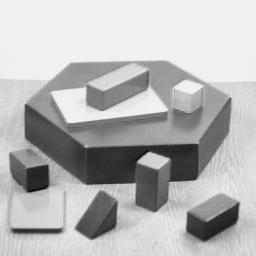
//> input picture ai_lab_week9/opencv_essentials_book/blox.png, 256 x 256 px
$ ./matchingAKAZE   (built with g++ and OpenCV 4)
//> lines starting //> are read from the running program, lines starting //| are printed output that depends on the picture
#include <iostream>
#include "opencv2/core.hpp"
#include "opencv2/features2d.hpp"
#include "opencv2/highgui.hpp"

using namespace cv;
using namespace std;

int main(int argc, char *argv[])
{
  Mat img_orig = imread(argc > 1 ? argv[1] : "../blox.png",      IMREAD_GRAYSCALE);
//> img_orig is the input picture: 256 rows x 256 cols, CV_8UC1; min 0, max 252, mean 182.8
  Mat img_cam  = imread(argc > 2 ? argv[2] : "../blox_crop.png", IMREAD_GRAYSCALE);
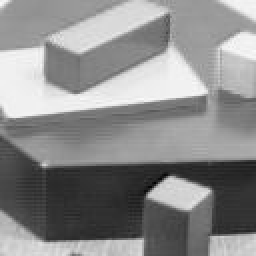
//> input picture ai_lab_week9/opencv_essentials_book/blox_crop.png, 128 x 128 px (shown 2 times larger)
//> img_cam is the input picture: 128 rows x 128 cols, CV_8UC1; min 0, max 250, mean 139.4

  if (!img_orig.data || !img_cam.data)
  {
    cerr << " Failed to load images." << endl;
    return -1;
  }

  // Step 1: Detect the keypoints using AKAZE Detector
  Ptr<Feature2D> f2d = AKAZE::create();
  vector<KeyPoint> keypoints1, keypoints2;

  f2d->detect(img_orig, keypoints1);
//> keypoints1 = 108 keypoints; strongest (x, y, size): (150, 160, 11.4), (145, 160, 8.1), (163, 161, 8.1), (130, 188, 8.1)
  f2d->detect(img_cam,  keypoints2);
//> keypoints2 = 3 keypoints; (x, y, size): (77, 97, 4.8), (85, 90, 4.8), (38, 44, 4.8)

  // Step 2: Compute descriptors using AKAZE Extractor
  Mat descriptors1, descriptors2;

  f2d->compute(img_orig, keypoints1, descriptors1);
  f2d->compute(img_cam,  keypoints2, descriptors2);

  // Step 3: Match descriptors using a BruteForce-Hamming Matcher
  BFMatcher matcher;
  vector<vector<DMatch>> matches;
  vector<DMatch> good_matches;

  matcher.knnMatch(descriptors1, descriptors2, matches, 2);
//> matches = 108 matches

  // Step 4: Filter results using ratio-test
  float ratioT = 0.6;
  for (int i = 0; i < (int) matches.size(); i++)
  {
    if((matches[i][0].distance < ratioT*(matches[i][1].distance)) && ((int) matches[i].size()<=2 && (int) matches[i].size()>0))
    {
      good_matches.push_back(matches[i][0]);
    }
  }
//> this loop made 108 passes
//> after the loop, good_matches = 0 matches

  // Draw the results
  Mat img_result_matches;
  drawMatches(img_orig, keypoints1, img_cam, keypoints2, good_matches, img_result_matches);
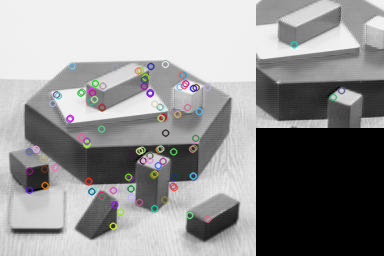
//> img_result_matches: 256 rows x 384 cols, CV_8UC3; mean B, G, R 144.9, 144.8, 145
  imshow("Matching AKAZE Descriptors", img_result_matches);

  waitKey(0);
  return 0;
}
